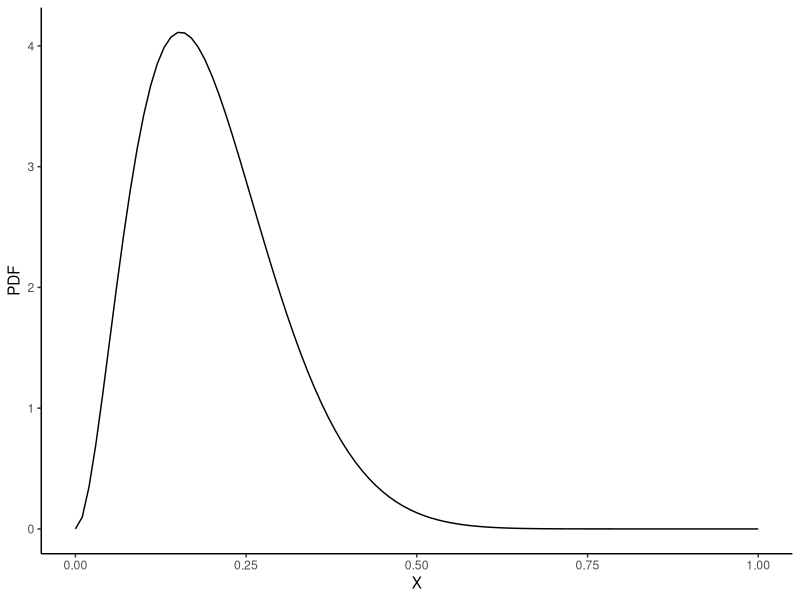
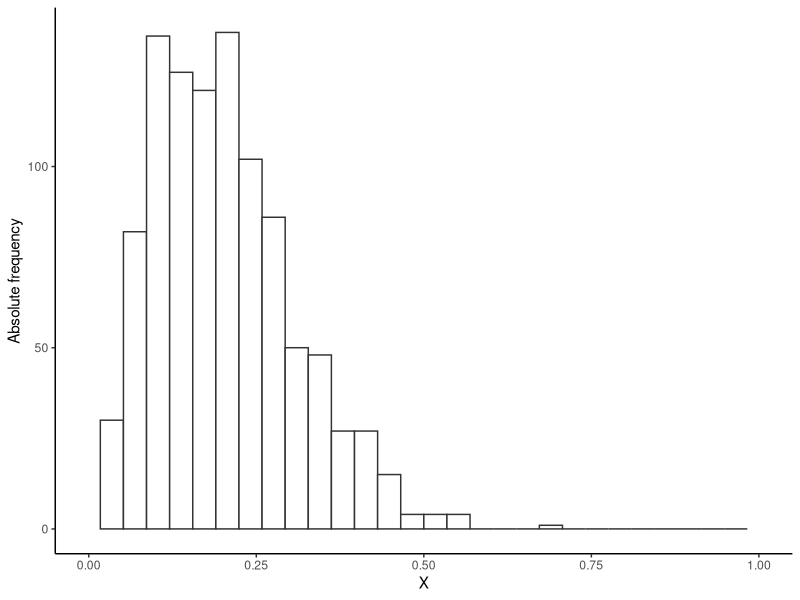

Write the R code that produced these figures, in order. (Note: this script raises an error after producing the figures.)
## ---- chunk 1
knitr::opts_chunk$set(echo = TRUE, fig.width = 4, fig.height = 3)
## ---- chunk 2
library(ggplot2)
theme_set(theme_classic())
## ---- chunk 3
mu <- .2
sigma2 <- .01
alpha <- mu * (mu * (1 - mu) / sigma2 - 1)
beta <- alpha * (1 - mu) / mu

ggplot(data = data.frame(x = c(0, 1)), aes(x)) +
  geom_function(fun = dbeta, args = list(shape1 = alpha, shape2 = beta)) +
  labs(x = "X", y = "PDF")
## ---- chunk 4
sample_data <- rbeta(1000, shape1 = alpha, shape2 = beta)
ggplot(data = data.frame(x = sample_data), aes(x)) +
  geom_histogram(bins = 30, fill = "white", color = "gray20") +
  scale_x_continuous(limits = c(0, 1)) +
  labs(x = "X", y = "Absolute frequency") 
## ---- chunk 5
sample_mean <- mean(sample_data)
sample_variance <- var(sample_data)

cat("The sample mean is", sample_mean, "an the true mean is", mu,
    "\nThe sample variance is", sample_variance, "and the true variance is", sigma2)
## ---- chunk 6
interval <- quantile(sample_data, probs = c(.025, .975))
interval
## ---- chunk 7
knitr::include_graphics("Venn_diagram.png")
## ---- chunk 8
boxes <- matrix(
  c(2,4,1,5,1,3,.4,.1,.5), 
  ncol = 3,
  dimnames = list(c("A", "B", "C"), c("red", "white", "prob"))
)
boxes
## ---- chunk 9
prob_red <- function(matrix) {
  prob_red <- 0
  for (i in 1:nrow(matrix)) {
    prob_red <- prob_red + (matrix[i,1] / (matrix[i,1] + matrix[i,2])) * matrix[i,3]
  }
  return(prob_red)
}

prob_red(boxes)
## ---- chunk 10
prob_box_cond <- function(matrix) {
  prob_box <- vector("numeric")
  prob_joint <- vector("numeric")
  for (i in 1:nrow(matrix)) {
    prob_joint[i] <- (matrix[i,1] / (matrix[i,1] + matrix[i,2])) * matrix[i,3]
    prob_box[i] <- prob_joint[i] / prob_red(matrix)
  }
  names(prob_box) <- c("A", "B", "C")
  return(prob_box)
}

prob_box_cond(boxes)
## ---- chunk 11
prob_identical <- function(p_ident = 1/400, p_frat = 1/150) {
  p_ident / (p_frat / 4 + p_ident)
}

prob_identical()
